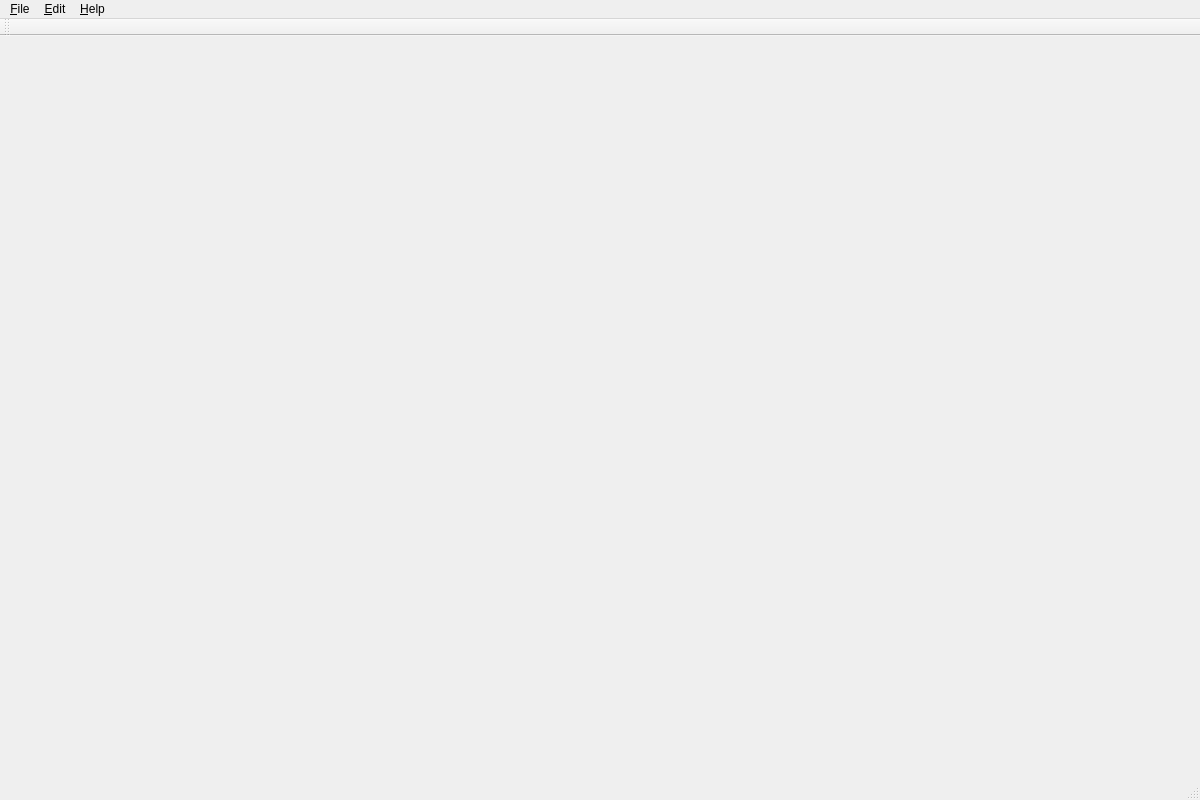
<?xml version="1.0" encoding="UTF-8"?>
<ui version="4.0">
 <class>MainWindow</class>
 <widget class="QMainWindow" name="MainWindow">
  <property name="geometry">
   <rect>
    <x>0</x>
    <y>0</y>
    <width>1200</width>
    <height>800</height>
   </rect>
  </property>
  <property name="windowTitle">
   <string>Draftoola Studio</string>
  </property>
  <widget class="QWidget" name="centralWidget"/>
  <widget class="QMenuBar" name="menuBar">
   <property name="geometry">
    <rect>
     <x>0</x>
     <y>0</y>
     <width>1200</width>
     <height>22</height>
    </rect>
   </property>
   <property name="defaultUp">
    <bool>false</bool>
   </property>
   <widget class="QMenu" name="menu_File">
    <property name="title">
     <string>&amp;File</string>
    </property>
   </widget>
   <widget class="QMenu" name="menu_Edit">
    <property name="title">
     <string>&amp;Edit</string>
    </property>
   </widget>
   <widget class="QMenu" name="menu_Help">
    <property name="title">
     <string>&amp;Help</string>
    </property>
   </widget>
   <addaction name="menu_File"/>
   <addaction name="menu_Edit"/>
   <addaction name="menu_Help"/>
  </widget>
  <widget class="QToolBar" name="mainToolBar">
   <property name="iconSize">
    <size>
     <width>18</width>
     <height>18</height>
    </size>
   </property>
   <attribute name="toolBarArea">
    <enum>TopToolBarArea</enum>
   </attribute>
   <attribute name="toolBarBreak">
    <bool>false</bool>
   </attribute>
  </widget>
  <widget class="QStatusBar" name="statusBar"/>
 </widget>
 <layoutdefault spacing="6" margin="11"/>
 <resources/>
 <connections/>
</ui>
